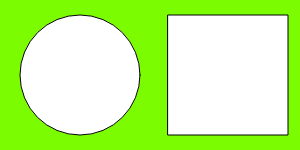
Frame 1 (no input)
Frame 60 (no input): identical to frame 1, image omitted
Frame 120 (the mouse pressed at the canvas centre since frame 60): identical to frame 1, image omitted

The p5.js sketch that drew this single still picture (run headless with seeded random() and noise() and a simulated clock; from frame 60 on, the mouse is pressed at the canvas centre):

// p5.js sketch
// ── sketch.js
//example 1 Teodora Alexandrescu

function setup() {
  createCanvas(300,150);
}

function draw() {
   background(124,252,0);

   square(168,15,120);
   circle (80,75,120);
}
